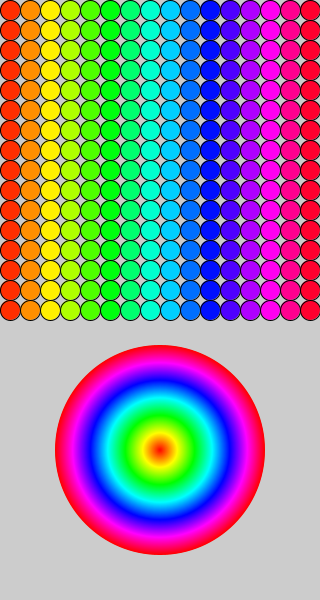
Frame 1 (no input)
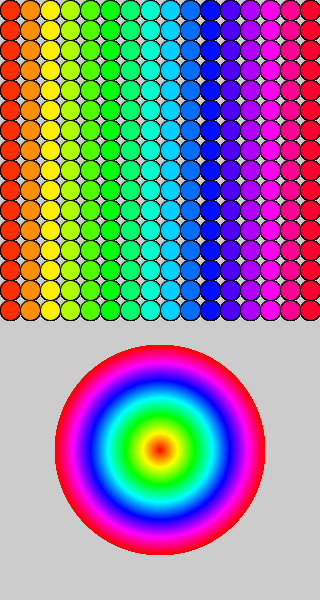
Frame 60 (the mouse pressed at the canvas centre just before this capture)
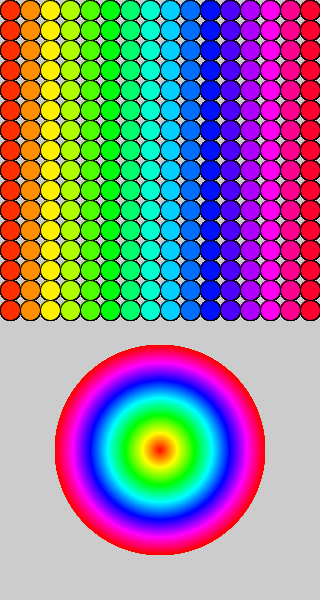
Frame 120 (the mouse held since frame 60 and released just before this capture)

The Processing sketch that drew these frames (run headless with seeded random() and noise(); from frame 60 on, the mouse is pressed at the canvas centre):

// Processing sketch: circle_matrix
// ── circle_matrix.pde
void settings() {
  size(320, 600);
}

void setup() {
}
float hsb = 0;
void draw() {


  for (int i = 0; i < 319; i += 20) {

    pushMatrix();
    translate(0, i);
    for (int x = 10; x < 321; x += 20) {
      colorMode(HSB, 320, 99, 99);
      stroke(0);
      fill(x, 99, 99);
      ellipse(x, 10, 20, 20);
    }
    popMatrix();
  }

  colorMode(HSB, 210, 99, 99);
  for (int y = 210; y>1; y-=1) {
    noStroke();
    fill(y, 99, 99);
    ellipse(160, 450, y, y);
  }
}
